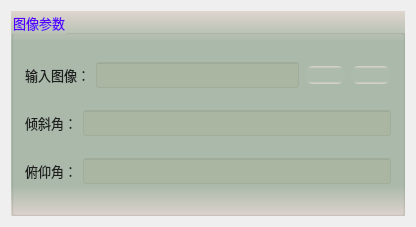
<?xml version="1.0" encoding="UTF-8"?>
<ui version="4.0">
 <class>ImageParameterClass</class>
 <widget class="QWidget" name="ImageParameterClass">
  <property name="geometry">
   <rect>
    <x>0</x>
    <y>0</y>
    <width>416</width>
    <height>227</height>
   </rect>
  </property>
  <property name="windowTitle">
   <string>ImageParameter</string>
  </property>
  <layout class="QVBoxLayout" name="verticalLayout">
   <item>
    <widget class="QGroupBox" name="groupCamera">
     <property name="font">
      <font>
       <family>微软雅黑</family>
       <pointsize>10</pointsize>
      </font>
     </property>
     <property name="styleSheet">
      <string notr="true">background-color: qlineargradient(x1:0, y1:0, x2:0, y2:1, stop:0 #dfd5cf, stop: 0.15 #acbbac, stop: 0.85 #acbbac,stop:1 #dfd5cf);
color: rgb(85, 0, 255);</string>
     </property>
     <property name="title">
      <string>图像参数</string>
     </property>
     <layout class="QVBoxLayout" name="verticalLayout_2">
      <item>
       <layout class="QHBoxLayout" name="horizontalLayout">
        <item>
         <widget class="QLabel" name="label_4">
          <property name="font">
           <font>
            <family>微软雅黑</family>
            <pointsize>10</pointsize>
           </font>
          </property>
          <property name="styleSheet">
           <string notr="true">color: rgb(30, 30, 30);
background: transparent;</string>
          </property>
          <property name="text">
           <string>输入图像：</string>
          </property>
         </widget>
        </item>
        <item>
         <widget class="QLineEdit" name="txtLinkImage">
          <property name="font">
           <font>
            <family>微软雅黑</family>
            <pointsize>10</pointsize>
           </font>
          </property>
          <property name="styleSheet">
           <string notr="true">color: rgb(0, 0, 200);
background-color: rgba(170, 170, 127,50);</string>
          </property>
          <property name="alignment">
           <set>Qt::AlignCenter</set>
          </property>
          <property name="readOnly">
           <bool>true</bool>
          </property>
         </widget>
        </item>
        <item>
         <widget class="QPushButton" name="btnLinkImage">
          <property name="toolTip">
           <string>链接图像</string>
          </property>
          <property name="styleSheet">
           <string notr="true">QWidget{ border:none;border-radius: 8px;padding: 2px 4px;}
QPushButton:hover{ background-color: rgba(85, 150, 127, 100);}
QPushButton:pressed{background-color: rgba(85, 180, 127, 160);}</string>
          </property>
          <property name="text">
           <string/>
          </property>
          <property name="icon">
           <iconset resource="../../GeometryTools/FindCircle/sub_res.qrc">
            <normaloff>:/resource/link.png</normaloff>:/resource/link.png</iconset>
          </property>
          <property name="iconSize">
           <size>
            <width>27</width>
            <height>27</height>
           </size>
          </property>
         </widget>
        </item>
        <item>
         <widget class="QPushButton" name="btnDelLinkImage">
          <property name="toolTip">
           <string>删除图像链接</string>
          </property>
          <property name="styleSheet">
           <string notr="true">QWidget{ border:none;border-radius: 8px;padding: 2px 4px;}
QPushButton:hover{ background-color: rgba(226, 142, 162, 100);}
QPushButton:pressed{background-color: rgba(226, 172, 162, 200);}</string>
          </property>
          <property name="text">
           <string/>
          </property>
          <property name="icon">
           <iconset resource="../../GeometryTools/FindCircle/sub_res.qrc">
            <normaloff>:/resource/del_link.png</normaloff>:/resource/del_link.png</iconset>
          </property>
          <property name="iconSize">
           <size>
            <width>27</width>
            <height>27</height>
           </size>
          </property>
         </widget>
        </item>
       </layout>
      </item>
      <item>
       <layout class="QHBoxLayout" name="horizontalLayout_2">
        <item>
         <widget class="QLabel" name="label_6">
          <property name="font">
           <font>
            <family>微软雅黑</family>
            <pointsize>10</pointsize>
           </font>
          </property>
          <property name="styleSheet">
           <string notr="true">color: rgb(30, 30, 30);
background: transparent;</string>
          </property>
          <property name="text">
           <string>倾斜角：</string>
          </property>
         </widget>
        </item>
        <item>
         <widget class="QLineEdit" name="slant">
          <property name="font">
           <font>
            <family>微软雅黑</family>
            <pointsize>10</pointsize>
           </font>
          </property>
          <property name="styleSheet">
           <string notr="true">color: rgb(0, 0, 200);
background-color: rgba(170, 170, 127,50);</string>
          </property>
          <property name="alignment">
           <set>Qt::AlignCenter</set>
          </property>
          <property name="readOnly">
           <bool>false</bool>
          </property>
         </widget>
        </item>
       </layout>
      </item>
      <item>
       <layout class="QHBoxLayout" name="horizontalLayout_3">
        <item>
         <widget class="QLabel" name="label_7">
          <property name="font">
           <font>
            <family>微软雅黑</family>
            <pointsize>10</pointsize>
           </font>
          </property>
          <property name="styleSheet">
           <string notr="true">color: rgb(30, 30, 30);
background: transparent;</string>
          </property>
          <property name="text">
           <string>俯仰角：</string>
          </property>
         </widget>
        </item>
        <item>
         <widget class="QLineEdit" name="tilt">
          <property name="font">
           <font>
            <family>微软雅黑</family>
            <pointsize>10</pointsize>
           </font>
          </property>
          <property name="styleSheet">
           <string notr="true">color: rgb(0, 0, 200);
background-color: rgba(170, 170, 127,50);</string>
          </property>
          <property name="alignment">
           <set>Qt::AlignCenter</set>
          </property>
          <property name="readOnly">
           <bool>false</bool>
          </property>
         </widget>
        </item>
       </layout>
      </item>
     </layout>
    </widget>
   </item>
  </layout>
 </widget>
 <layoutdefault spacing="6" margin="11"/>
 <resources>
  <include location="../../GeometryTools/FindCircle/sub_res.qrc"/>
 </resources>
 <connections/>
</ui>
